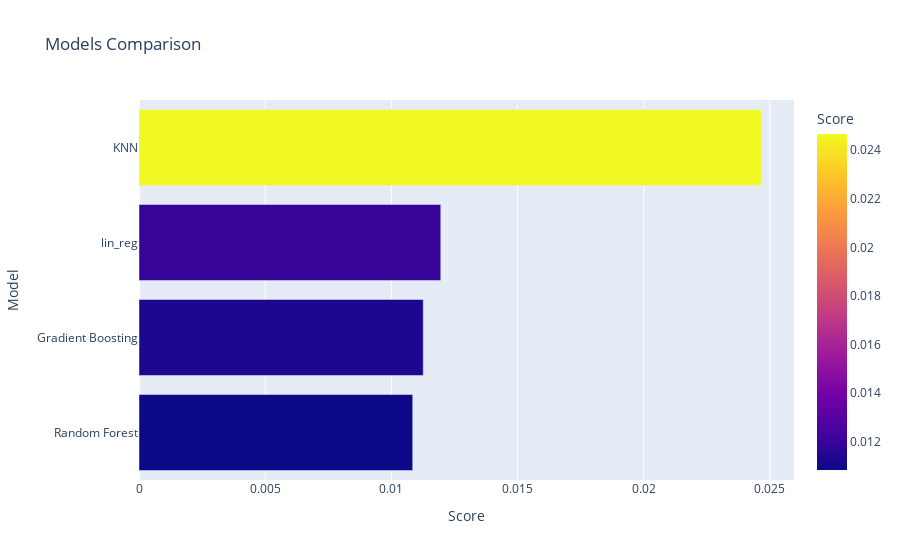

The code cell stored with this chart in its notebook:
### Code cell
import plotly.express as px
 
models = pd.DataFrame({
    'Model' : ['lin_reg', 'KNN', 'Random Forest', 'Gradient Boosting'],
    'Score' : [0.011958, 0.024658, 0.010847, 0.011264]
})
models=models.sort_values(by = 'Score', ascending = True)
 
px.bar(data_frame = models, x = 'Score', y = 'Model', color = 'Score',
       title = 'Models Comparison')

### Figure 1 — Plotly figure (JSON) as saved in the notebook; plotly's stock layout.template omitted (floating-point values rounded to 4 significant figures)
{"data": [{"alignmentgroup": "True", "hovertemplate": "Score=%{marker.color}<br>Model=%{y}<extra></extra>", "legendgroup": "", "marker": {"color": [0.01085, 0.01126, 0.01196, 0.02466], "coloraxis": "coloraxis", "pattern": {"shape": ""}}, "name": "", "offsetgroup": "", "orientation": "h", "showlegend": false, "textposition": "auto", "type": "bar", "x": [0.01085, 0.01126, 0.01196, 0.02466], "xaxis": "x", "y": ["Random Forest", "Gradient Boosting", "lin_reg", "KNN"], "yaxis": "y"}], "layout": {"barmode": "relative", "coloraxis": {"colorbar": {"title": {"text": "Score"}}, "colorscale": [[0, "#0d0887"], [0.1111, "#46039f"], [0.2222, "#7201a8"], [0.3333, "#9c179e"], [0.4444, "#bd3786"], [0.5556, "#d8576b"], [0.6667, "#ed7953"], [0.7778, "#fb9f3a"], [0.8889, "#fdca26"], [1, "#f0f921"]]}, "legend": {"tracegroupgap": 0}, "title": {"text": "Models Comparison"}, "xaxis": {"anchor": "y", "domain": [0, 1], "title": {"text": "Score"}}, "yaxis": {"anchor": "x", "domain": [0, 1], "title": {"text": "Model"}}}}
